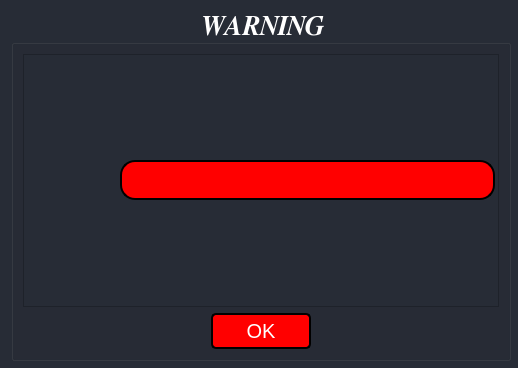
<?xml version="1.0" encoding="UTF-8"?>
<ui version="4.0">
 <class>Dialog</class>
 <widget class="QDialog" name="Dialog">
  <property name="geometry">
   <rect>
    <x>0</x>
    <y>0</y>
    <width>518</width>
    <height>368</height>
   </rect>
  </property>
  <property name="minimumSize">
   <size>
    <width>500</width>
    <height>350</height>
   </size>
  </property>
  <property name="maximumSize">
   <size>
    <width>518</width>
    <height>368</height>
   </size>
  </property>
  <property name="windowTitle">
   <string>Dialog</string>
  </property>
  <property name="styleSheet">
   <string notr="true">background-color: rgb(39, 44, 54);
color:white;</string>
  </property>
  <layout class="QGridLayout" name="gridLayout_3">
   <item row="0" column="0">
    <widget class="QGroupBox" name="groupBox">
     <property name="minimumSize">
      <size>
       <width>500</width>
       <height>350</height>
      </size>
     </property>
     <property name="maximumSize">
      <size>
       <width>500</width>
       <height>350</height>
      </size>
     </property>
     <property name="font">
      <font>
       <family>FreeSerif</family>
       <pointsize>20</pointsize>
       <weight>75</weight>
       <italic>true</italic>
       <bold>true</bold>
      </font>
     </property>
     <property name="styleSheet">
      <string notr="true">background-color: rgb(39, 44, 54);
color:white;</string>
     </property>
     <property name="title">
      <string>WARNING</string>
     </property>
     <property name="alignment">
      <set>Qt::AlignBottom|Qt::AlignHCenter</set>
     </property>
     <layout class="QVBoxLayout" name="verticalLayout">
      <item>
       <widget class="QScrollArea" name="scrollArea">
        <property name="widgetResizable">
         <bool>true</bool>
        </property>
        <widget class="QWidget" name="scrollAreaWidgetContents_3">
         <property name="geometry">
          <rect>
           <x>0</x>
           <y>0</y>
           <width>478</width>
           <height>251</height>
          </rect>
         </property>
         <widget class="QWidget" name="gridLayoutWidget">
          <property name="geometry">
           <rect>
            <x>10</x>
            <y>20</y>
            <width>461</width>
            <height>211</height>
           </rect>
          </property>
          <layout class="QGridLayout" name="gridLayout">
           <item row="0" column="1">
            <widget class="QLabel" name="label">
             <property name="minimumSize">
              <size>
               <width>0</width>
               <height>0</height>
              </size>
             </property>
             <property name="maximumSize">
              <size>
               <width>16777215</width>
               <height>40</height>
              </size>
             </property>
             <property name="styleSheet">
              <string notr="true">border-style: outset;
border-width: 2px;
border-radius: 15px;
border-color: black;
padding: 4px;
font-size:20px;
background-color: red;
color:white ;</string>
             </property>
             <property name="text">
              <string/>
             </property>
            </widget>
           </item>
           <item row="0" column="0">
            <widget class="QLabel" name="label_2">
             <property name="minimumSize">
              <size>
               <width>80</width>
               <height>80</height>
              </size>
             </property>
             <property name="maximumSize">
              <size>
               <width>80</width>
               <height>80</height>
              </size>
             </property>
             <property name="styleSheet">
              <string notr="true">
border-image: url(:/root/icons/warning.png);</string>
             </property>
             <property name="text">
              <string/>
             </property>
            </widget>
           </item>
          </layout>
         </widget>
        </widget>
       </widget>
      </item>
      <item>
       <layout class="QGridLayout" name="gridLayout_2">
        <item row="0" column="0">
         <widget class="QPushButton" name="pushButton">
          <property name="minimumSize">
           <size>
            <width>100</width>
            <height>0</height>
           </size>
          </property>
          <property name="maximumSize">
           <size>
            <width>100</width>
            <height>16777215</height>
           </size>
          </property>
          <property name="styleSheet">
           <string notr="true">.QPushButton
{
border-style: outset;
border-width: 2px;
border-radius: 5px;
border-color: black;
padding: 4px;
font-size:20px;
background-color: red;
color:white 
}
QPushButton:pressed{ background-color: blue; }</string>
          </property>
          <property name="text">
           <string>OK</string>
          </property>
         </widget>
        </item>
       </layout>
      </item>
     </layout>
    </widget>
   </item>
  </layout>
 </widget>
 <resources>
  <include location="files.qrc"/>
 </resources>
 <connections/>
</ui>
